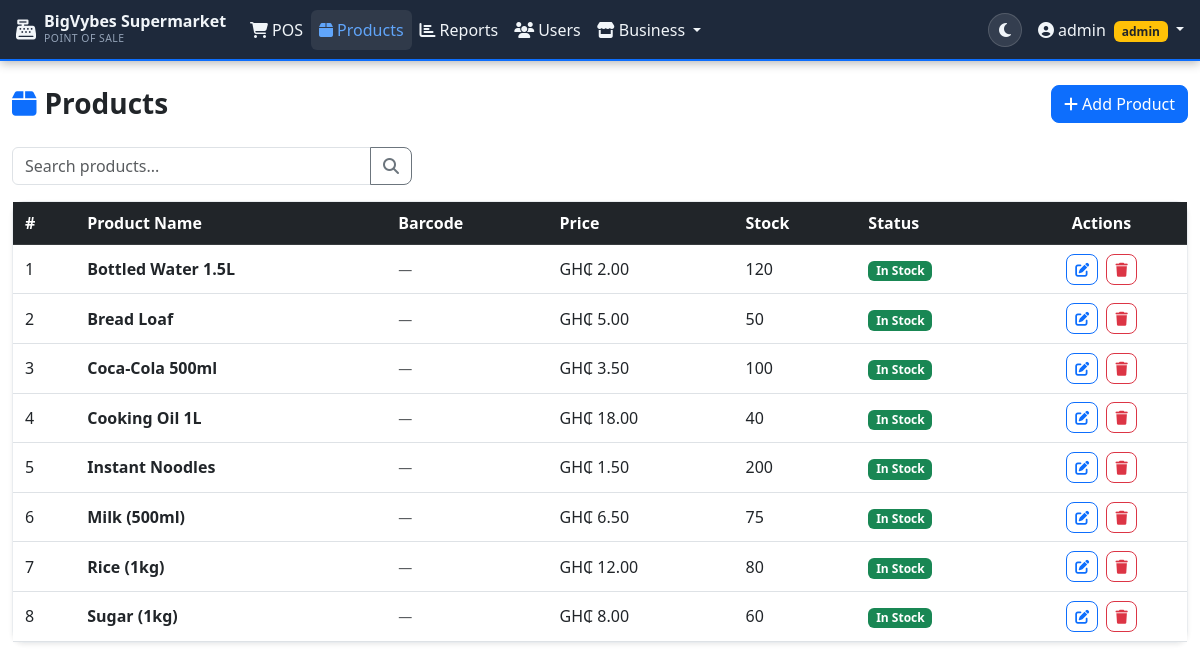
The page /products/index.php (signed in) on the database its author committed.
### tables this page shows
CREATE TABLE IF NOT EXISTS products (
    id INT AUTO_INCREMENT PRIMARY KEY,
    name VARCHAR(100) NOT NULL,
    price DECIMAL(10,2) NOT NULL,
    quantity INT NOT NULL DEFAULT 0,
    created_at TIMESTAMP DEFAULT CURRENT_TIMESTAMP
);

### products/index.php (the view, shortened to what this page needs)
<?php
require_once '../config/db.php';
$search = trim($_GET['search'] ?? '');
if ($search) {
    $stmt = $conn->prepare("SELECT * FROM products WHERE name LIKE ? ORDER BY name");
    $like = "%$search%";
    $stmt->bind_param("s", $like);
    $stmt->execute();
    $products = $stmt->get_result()->fetch_all(MYSQLI_ASSOC);
    $stmt->close();
} else {
    $products = $conn->query("SELECT * FROM products ORDER BY name")->fetch_all(MYSQLI_ASSOC);
}
require_once '../includes/header.php';
?>
<div class="d-flex justify-content-between align-items-center mb-4">
    <h3 class="fw-bold mb-0"><i class="fas fa-box me-2 text-primary"></i>Products</h3>
    <a href="add.php" class="btn btn-primary">
        <i class="fas fa-plus me-1"></i>Add Product
    </a>
</div>
<form method="GET" class="mb-3">
    <div class="input-group" style="max-width:400px">
        <input type="text" name="search" class="form-control" placeholder="Search products..."
               value="<?= htmlspecialchars($search) ?>">
        <button class="btn btn-outline-secondary" type="submit"><i class="fas fa-search"></i></button>
    </div>
</form>
<div class="card shadow-sm">
    <div class="table-responsive">
        <table class="table table-hover align-middle mb-0">
            <thead class="table-dark">
                <tr>
                    <th>#</th>
                    <th>Product Name</th>
                    <th>Barcode</th>
                    <th>Price</th>
                    <th>Stock</th>
                    <th>Status</th>
                    <th class="text-center">Actions</th>
                </tr>
            </thead>
            <tbody>
            <?php if (empty($products)): ?>
                <tr><td colspan="6" class="text-center text-muted py-4">No products found.</td></tr>
            <?php else: ?>
                <?php foreach ($products as $i => $p): ?>
                <tr>
                    <td><?= $i + 1 ?></td>
                    <td class="fw-semibold"><?= htmlspecialchars($p['name']) ?></td>
                    <td>
                        <?php if (!empty($p['barcode'])): ?>
                            <code class="small"><?= htmlspecialchars($p['barcode']) ?></code>
                        <?php else: ?>
                            <span class="text-muted small">—</span>
                        <?php endif; ?>
                    </td>
                    <td>GH₵ <?= number_format($p['price'], 2) ?></td>
                    <td><?= $p['quantity'] ?></td>
                    <td>
                        <?php if ($p['quantity'] == 0): ?>
                            <span class="badge bg-danger">Out of Stock</span>
                        <?php elseif ($p['quantity'] <= 10): ?>
                            <span class="badge bg-warning text-dark">Low Stock</span>
                        <?php else: ?>
                            <span class="badge bg-success">In Stock</span>
                        <?php endif; ?>
                    </td>
                    <td class="text-center">
                        <a href="edit.php?id=<?= $p['id'] ?>" class="btn btn-sm btn-outline-primary me-1">
                            <i class="fas fa-edit"></i>
                        </a>
                        <button class="btn btn-sm btn-outline-danger"
                                onclick="confirmDelete(<?= $p['id'] ?>, '<?= htmlspecialchars($p['name'], ENT_QUOTES) ?>')">
                            <i class="fas fa-trash"></i>
                        </button>
                    </td>
                </tr>
                <?php endforeach; ?>
            <?php endif; ?>
            </tbody>
        </table>
    </div>
</div>
<?php require_once '../includes/footer.php'; ?>

### assets/css/style.css (style rules this page uses)
[data-bs-theme="light"] { --navbar-bg: #1e293b; }
.card { border-radius: 12px; border: 1px solid #e9ecef; }
.table > :not(caption) > * > * { padding: 0.55rem 0.75rem; }
.btn { border-radius: 8px; }

### rows shown on the page
products: name "Bottled Water 1.5L", price "2.00", quantity "120", shows "In Stock"
products: name "Bread Loaf", price "5.00", quantity "50", shows "In Stock"
products: name "Coca-Cola 500ml", price "3.50", quantity "100", shows "In Stock"
products: name "Cooking Oil 1L", price "18.00", quantity "40", shows "In Stock"
products: name "Instant Noodles", price "1.50", quantity "200", shows "In Stock"
products: name "Milk (500ml)", price "6.50", quantity "75", shows "In Stock"
products: name "Rice (1kg)", price "12.00", quantity "80", shows "In Stock"
products: name "Sugar (1kg)", price "8.00", quantity "60", shows "In Stock"

### other values the page prints
SHOP_NAME "BigVybes Supermarket"
$_SESSION['username'] "admin"
$_SESSION['role'] "admin"
